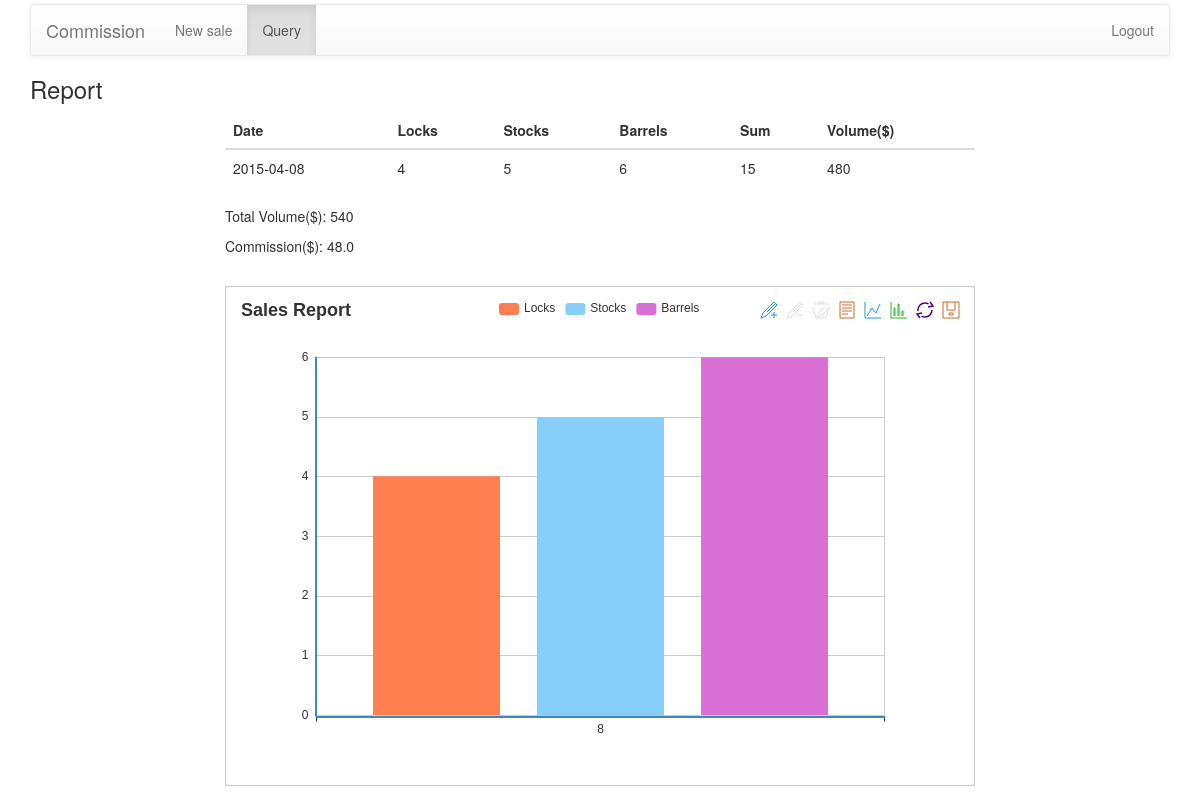
The app's page /query/this_month (signed in), older data.
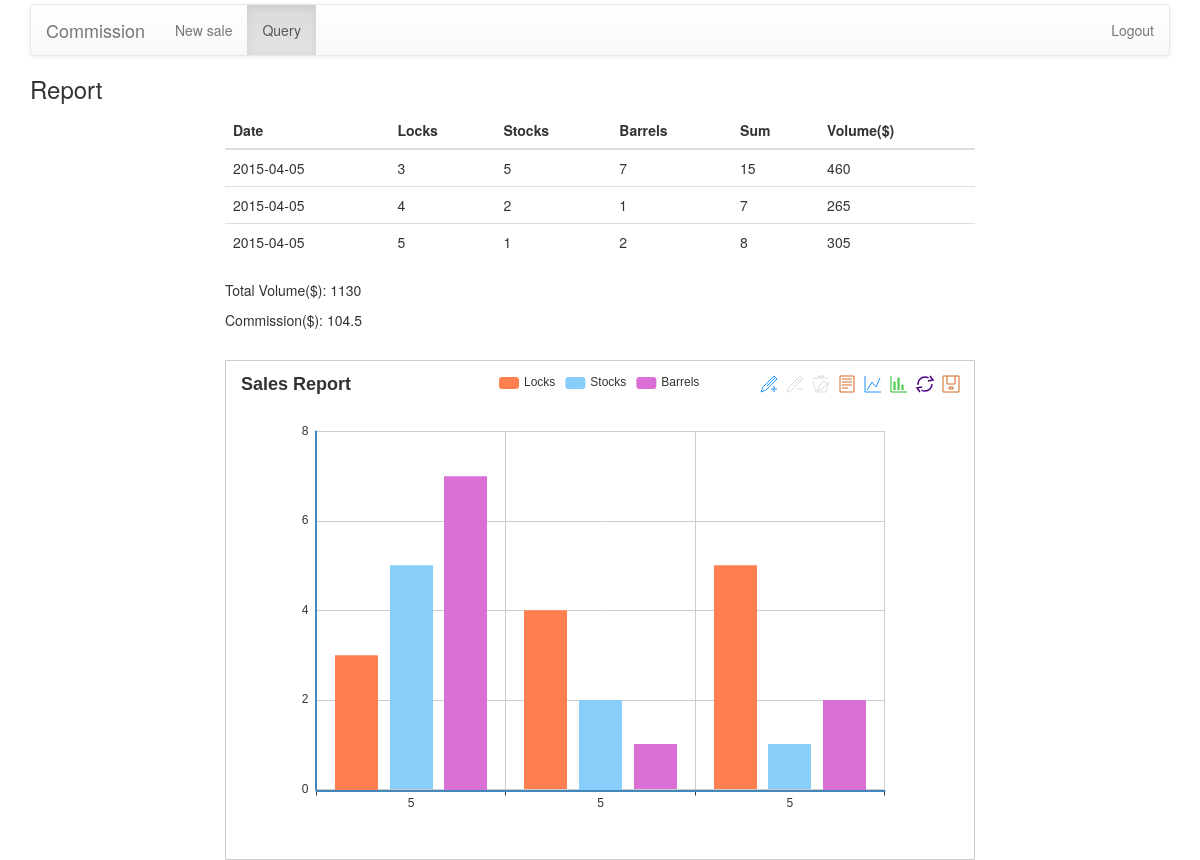
The same page, newer data.
### Commission/models.py (models this page shows)
class BaseModel(peewee.Model):
    class Meta:
        database = db

class Sale(BaseModel):
    saler = peewee.ForeignKeyField(User, related_name='sales')
    locks = peewee.IntegerField()
    stocks = peewee.IntegerField()
    barrels = peewee.IntegerField()
    date = peewee.DateField()

### Commission/views.py (the view)
@login_required
@app.route("/query/this_month", methods=["GET"])
def query_this_month():
    salesman = g.user
    d = date.today()
    start_date = date(d.year, d.month, 1)
    if d.month == 12:
        d.year += 1
    end_date = date(d.year, (d.month + 1) % 12, 1)
    results = []
    for sale in salesman.sales:
        if start_date <= sale.date < end_date and sale.locks >= 0:
            results.append(sale)
    total_locks, total_stocks, total_barrels, _ = get_total_sales(
        salesman, d.year, d.month)
    commission = get_commission(total_locks, total_stocks, total_barrels)
    return render_template('query_result.html', sales=sorted(results, key=lambda x:x.date.day), title="Report", total_locks=total_locks, total_stocks=total_stocks, total_barrels=total_barrels, commission=commission)

### Commission/utils.py (called while the page is built)
def get_total_sales(user, year, month):
    total_locks = 0
    total_stocks = 0
    total_barrels = 0
    early_finish = False
    target_date_start = date(int(year), int(month), 1)
    if int(month) == 12:
        year = int(year) + 1
    target_date_end = date(int(year), int(month + 1) % 12, 1)
    for sale in user.sales:
        if target_date_start <= sale.date < target_date_end and sale.locks >= 0:
            total_locks += sale.locks
            total_stocks += sale.stocks
            total_barrels += sale.barrels
        if sale.locks == -1:
            early_finish = True
    return (total_locks, total_stocks, total_barrels, early_finish)

def is_qualified_for_commission(total_locks, total_stocks, total_barrels):
    return not(total_locks == 0 or total_stocks == 0 or total_barrels == 0)

### Commission/views.py (called while the page is built)
@app.before_request
def before_request():
    g.user = None
    if 'user_id' in session:
        try:
            g.user = User.get(User.id == session['user_id'])
        except DoesNotExist:
            pass

### Commission/templates/query_result.html (shortened to what this page needs)
{% extends 'base.html' %}
{% block body %}
<div class="container">
    <nav class="navbar navbar-default" role="navigation">
     <div class="container-fluid">
	<div class="navbar-header">
	      <a class="navbar-brand" href="#">Commission</a>
	  	</div>
	  	<ul class="nav navbar-nav">
      {% if g.user.level == 0 %}
        <li><a href="/salesman">New sale <span class="sr-only">(current)</span></a></li>
      {% endif %}
        <li class="active"><a href="{% if g.user.level == 0 %}/query{% else %}/gunsmith{% endif %}">Query</a></li>
        </ul>
		<ul class="nav navbar-nav navbar-right">
		<li><a href="/logout">Logout</a></li>
		</ul>
		</div>
	</nav>
<h3>Report</h3>
<div class="row">
<div class="col-md-8 col-md-offset-2">
<table class="table">
<thead>
<tr>
	<th>Date</th>
	<th>Locks</th>
	<th>Stocks</th>
	<th>Barrels</th>
	<th>Sum</th>
	<th>Volume($)</th>
</tr>
</thead>
<tbody>
{% for sale in sales %}
<tr>
	<td> {{ sale.date}} </td>
	<td>{{ sale.locks }}</td>
	<td>{{ sale.stocks }}</td>
	<td>{{ sale.barrels }}</td>
	<td>{{ sale.locks + sale.stocks + sale.barrels }}</td>
	<td>{{ 45 * sale.locks + 30 * sale.stocks + 25 * sale.barrels }}</td>
</tr>
{% endfor %}
</tbody>
</table>
</div>
</div>
<div class="row">
	<div class="col-md-8 col-md-offset-2">
		<p>Total Volume($): <span>{{ total_locks * 45 + total_stocks * 30 + total_barrels * 35 }}</span></p>
		<p>Commission($): <span>{{ commission }}</span></p>
	</div>
</div>
<br>
<div class="row">
	<div class="col-md-8 col-md-offset-2">
	<div id="chart" style="height: 500px; border: 1px solid rgb(204, 204, 204); padding: 10px; background-color: transparent; cursor: default;"></div>
	</div>
</div>
<script type="text/javascript">
	var myChart = echarts.init(document.getElementById('chart'));
  var locksData = [];
  var stocksData = [];
  var barrelsData = [];
  var dateX = []
  {% for sale in sales %}
  locksData.push({{ sale.locks }});
  stocksData.push({{ sale.stocks }});
  barrelsData.push({{ sale.barrels }});
  dateX.push({{ sale.date.day }});
  {% endfor %}
  option = {
      title : {
          text: 'Sales Report',
      },
      tooltip : {
          trigger: 'axis'
      },
      legend: {
          data:['Locks','Stocks', 'Barrels']
      },
      toolbox: {
          show : true,
          feature : {
              mark : {show: true},
              dataView : {show: true, readOnly: false},
              magicType : {show: true, type: ['line', 'bar']},
              restore : {show: true},
              saveAsImage : {show: true}
          }
      },
      calculable : true,
      xAxis : [
          {
              type : 'category',
              data : dateX
          }
      ],
      yAxis : [
          {
              type : 'value'
          }
      ],
      series : [
          {
              name:'Locks',
              type:'bar',
              data:locksData,
          },
          {
              name:'Stocks',
              type:'bar',
              data:stocksData,
          },
          {
              name:'Barrels',
              type:'bar',
              data:barrelsData,
          }
      ]
  };
  myChart.setOption(option);
    </script>
{% endblock %}

Row changes from the older to the newer data that the page shows:
no longer on this page (row edited): Sale: date "2015-04-08", locks "4", stocks "5", barrels "6", sale.locks+sale.stocks+sale.barrels "15", 45*sale.locks+30*sale.stocks+25*sale.barrels "480"
added Sale: date "2015-04-05", locks "3", stocks "5", barrels "7", sale.locks+sale.stocks+sale.barrels "15", 45*sale.locks+30*sale.stocks+25*sale.barrels "460"
added Sale: date "2015-04-05", locks "4", stocks "2", barrels "1", sale.locks+sale.stocks+sale.barrels "7", 45*sale.locks+30*sale.stocks+25*sale.barrels "265"
added Sale: date "2015-04-05", locks "5", stocks "1", barrels "2", sale.locks+sale.stocks+sale.barrels "8", 45*sale.locks+30*sale.stocks+25*sale.barrels "305"
Text that changed along with them:
{{ total_locks * 45 + total_stocks * 30 + total_barrels * 35 }}: "540" → "1130"
{{ commission }}: "48.0" → "104.5"
chart data {{ sale.locks }}: 4 → 3, 4, 5
chart data {{ sale.stocks }}: 5 → 5, 2, 1
chart data {{ sale.barrels }}: 6 → 7, 1, 2
chart data {{ sale.date.day }}: 8 → 5, 5, 5
